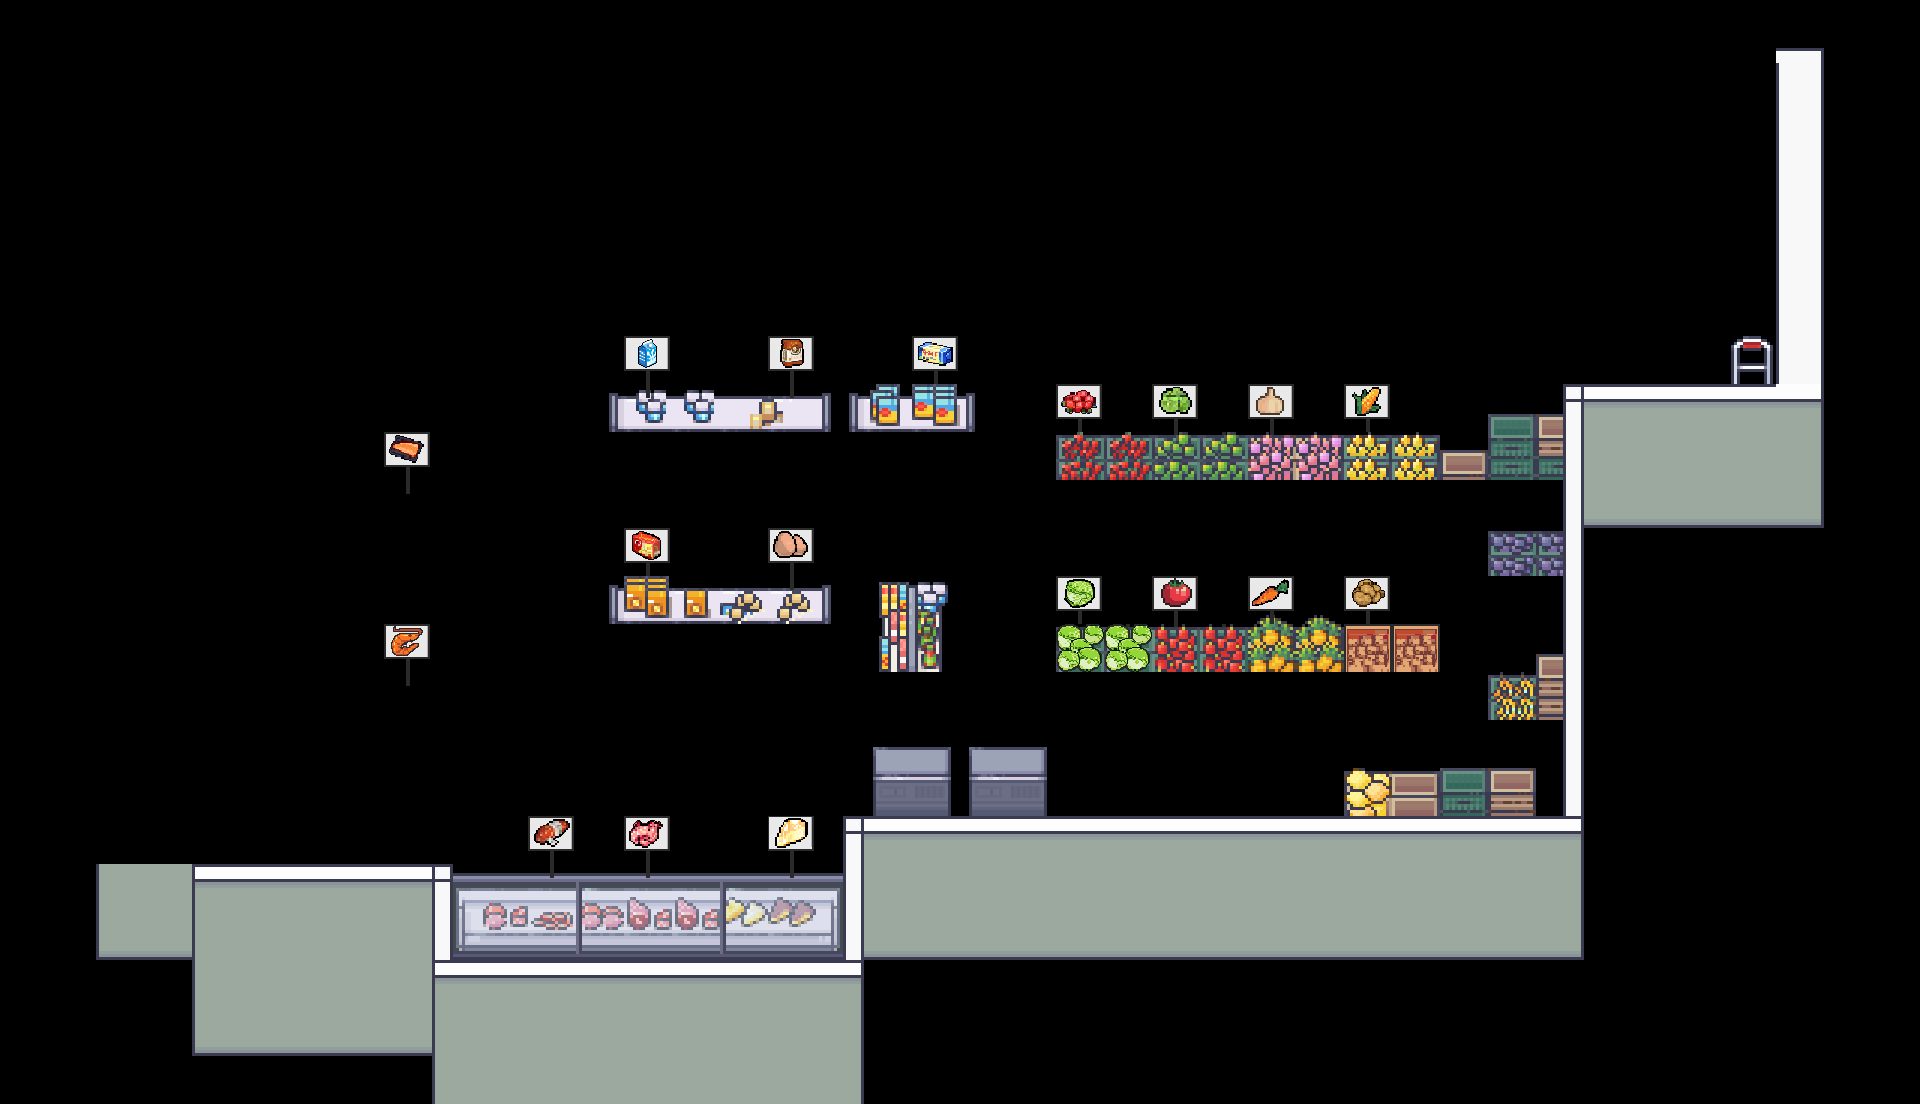

A 2D game scene composited from a Tiled map and its tileset images. What follows is a short description and the map's XML, with each tile layer's data collapsed to a summary:
An orthogonal 40x23 tile map with 48x48 px tiles, 6 tile layers (deco_interior, shelfs, products, decoration_above, ...), 9 tilesets.

<map version="1.9" tiledversion="1.9.2" orientation="orthogonal" renderorder="right-down" width="40" height="23" tilewidth="48" tileheight="48" infinite="0" nextlayerid="25" nextobjectid="116">
 <tileset firstgid="1" source="atlas.tsx" />
 <tileset firstgid="1537" source="Room_Builder_48x48.tsx" />
 <tileset firstgid="9821" source="16_Grocery_store_48x48.tsx" />
 <tileset firstgid="11069" source="22_Museum_48x48.tsx" />
 <tileset firstgid="13021" source="14_Basement_48x48.tsx" />
 <tileset firstgid="13821" source="9_Fishing_48x48.tsx" />
 <tileset firstgid="14253" source="12_Kitchen_48x48.tsx" />
 <tileset firstgid="15184" source="24_Ice_Cream_Shop_48x48.tsx" />
 <tileset firstgid="15456" source="tile.tsx" />
 <layer id="13" name="deco_interior" width="40" height="23">
  <data>[920 cells, 57 non-empty, 25 distinct tile ids]</data>
 </layer>
 <layer id="6" name="shelfs" width="40" height="23">
  <data>[920 cells, 30 non-empty, 17 distinct tile ids]</data>
 </layer>
 <layer id="7" name="products" width="40" height="23">
  <data>[920 cells, 43 non-empty, 31 distinct tile ids]</data>
 </layer>
 <layer id="11" name="decoration_above" width="40" height="23">
  <data>[920 cells, 25 non-empty, 12 distinct tile ids]</data>
 </layer>
 <layer id="19" name="cartel" width="40" height="23">
  <data>[920 cells, 29 non-empty, 21 distinct tile ids]</data>
 </layer>
 <layer id="24" name="wall_above" width="40" height="23">
  <data>[920 cells, 132 non-empty, 18 distinct tile ids]</data>
 </layer>
</map>
